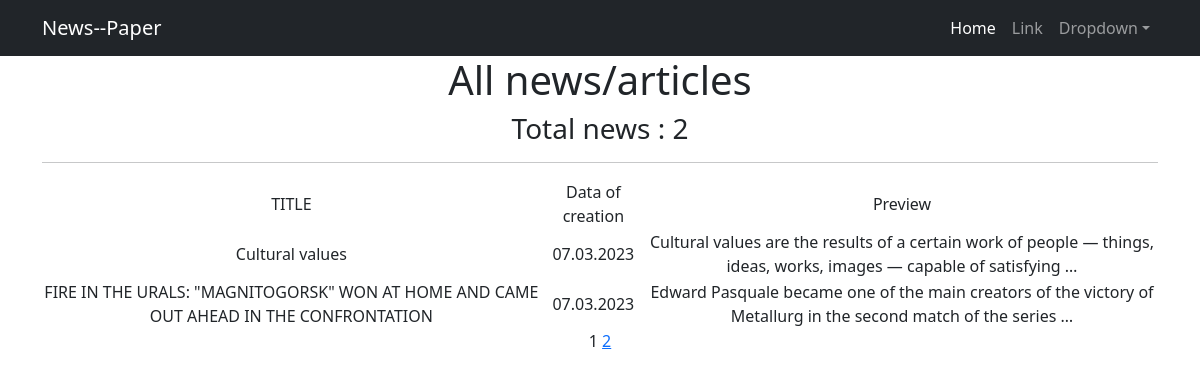
The page /news/ on the database as committed earlier.
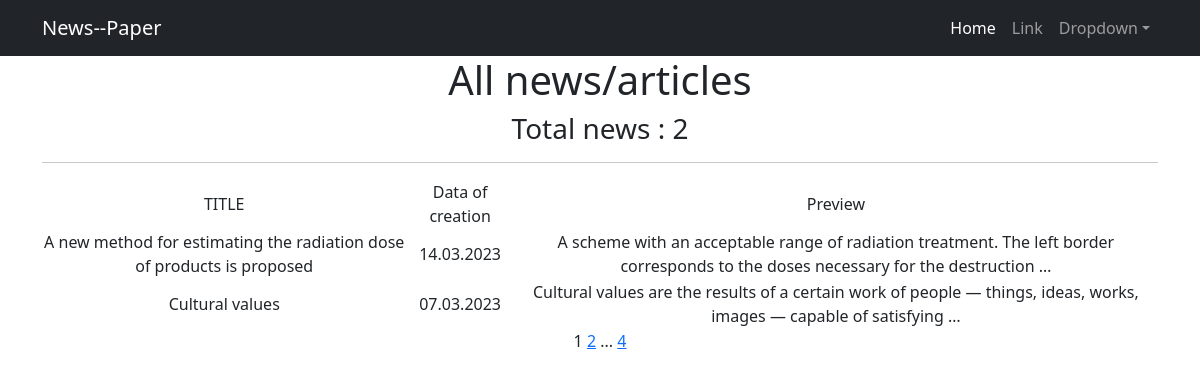
The same page on the database as committed later.
### news/models.py (models this page shows, shortened)
class Post(models.Model):
    objects = None
    author = models.ForeignKey(Author, on_delete=models.CASCADE)
    typContent = models.TextChoices('News', 'Article')
    newsArticle = models.CharField(blank=False, choices=typContent.choices, max_length=7)
    dateTime = models.DateTimeField(auto_now_add=True)
    category = models.ManyToManyField(Category, through='PostCategory')
    title = models.CharField(max_length=255)
    text = models.TextField()
    rating = models.SmallIntegerField(default=0)

### news/views.py (the view)
# urls.py: path('', PostList.as_view(), name='post_list'),
class PostList(ListView):
    model = Post
    ordering = 'title'
    template_name = 'heads.html'
    context_object_name = 'titles'
    paginate_by = 2

### news/templatetags/custom_filters.py (called while the page is built)
@register.filter(name='censor')
def censor(value):
    sent = value.split()
    for i in bad_words:
        for words in sent:
            if i in words:
                pos = sent.index(words)
                sent.remove(words)
                sent.insert(pos, '*' * len(i))
    return " ".join(sent)

### templates/heads.html (shortened to what this page needs)
<!DOCTYPE html>
{% extends 'default.html' %}
{% load custom_filters %}
    {% block content %}
    <h1>All news/articles</h1>
    <h3>Total news : {{ titles|length }}</h3>
    <hr>
    {% if titles %}
        <table>
            <tr>
                <td>TITLE</td>
                <td>Data of creation</td>
                <td>Preview</td>
            </tr>
            {% for title in titles %}
            <tr>
                <td>{{ title.title|censor }}</td>
                <td>{{ title.dateTime|date:"d.m.Y" }}</td>
                <td>{{ title.text|truncatewords:20|censor }}</td>
            </tr>
            {% endfor %}
        </table>
    {% else %}
        <h2>Not news/article</h2>
    {% endif %}
    {{ page_obj.number }}
    {% if page_obj.has_next %}
        <a href="?page={{ page_obj.next_page_number }}">{{ page_obj.next_page_number }}</a>
        {% if paginator.num_pages != page_obj.next_page_number %}
            ...
            <a href="?page={{ page_obj.paginator.num_pages }}">{{ page_obj.paginator.num_pages }}</a>
        {% endif %}
    {% endif %}
    {% endblock content %}

Rows that differ between the two databases and show on the page:
no longer on this page (row edited): Post: title|censor "FIRE IN THE URALS: \"MAGNITOGORSK\" WON AT HOME AND CAME OUT AHEAD IN THE CONFRONTATION", dateTime "07.03.2023", text|censor "Edward Pasquale became one of the main creators of the victory of Metallurg in the second match of the series …"
added Post: title|censor "A new method for estimating the radiation dose of products is proposed", dateTime "14.03.2023", text|censor "A scheme with an acceptable range of radiation treatment. The left border corresponds to the doses necessary for the destruction …"
Other text that changed with them:
{{ page_obj.paginator.num_pages }}: (not shown) → "4"
